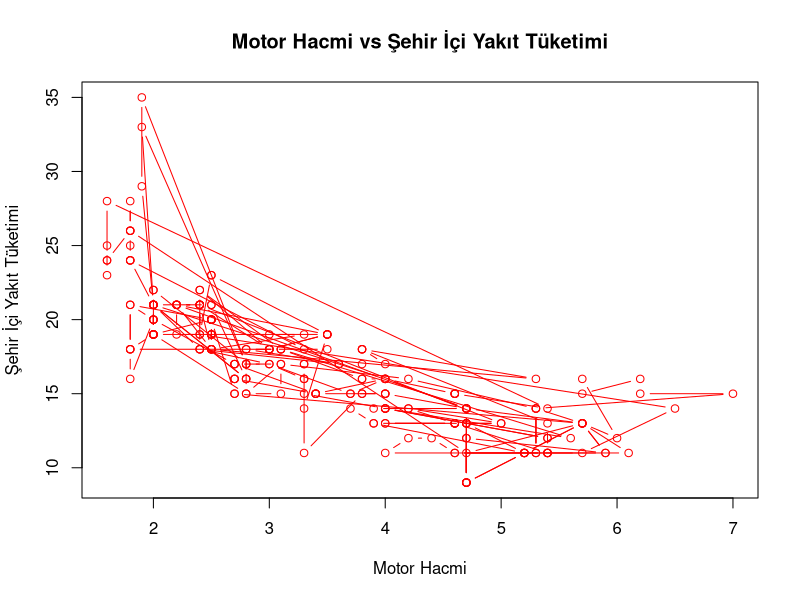
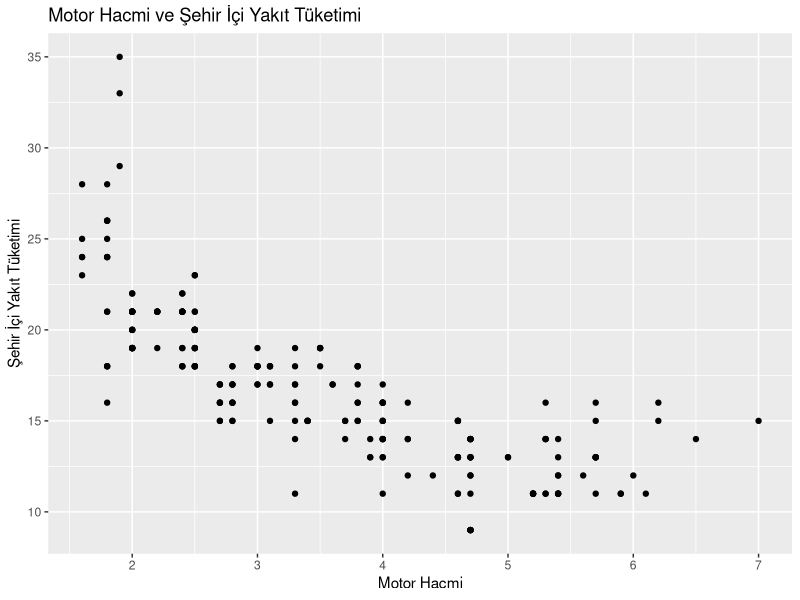
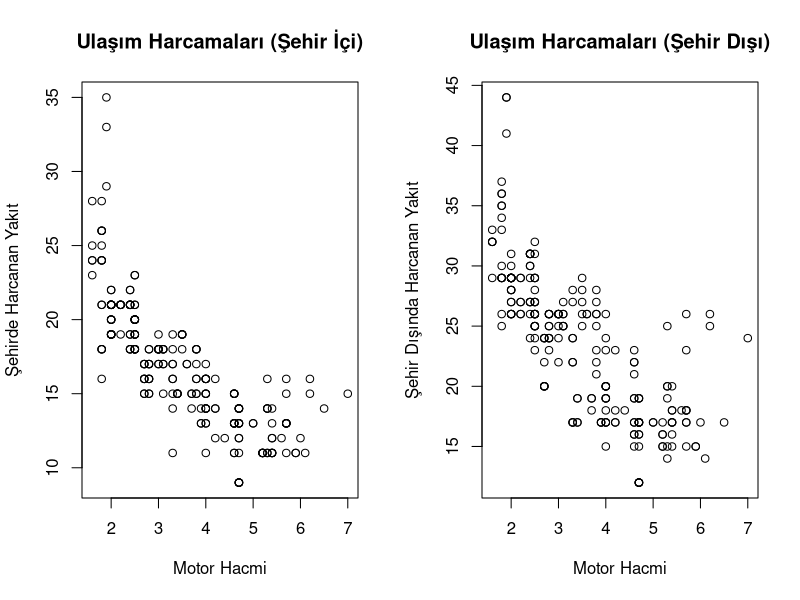

Write R code to recreate these figures, in order.
#---- VERİ GÖRSELLEŞTİRME TEKRAR ----

library(ggplot2)  # ggplot2 kütüphanesi yükleniyor.

# Mevcut veri kümesini (mpg) kullanarak yeni bir veri çerçevesi oluşturuyoruz.
araba_listesi = mpg
istenilen_veri = data.frame(
  motor_hacmi = araba_listesi$displ,  # Motor hacmi değişkeni
  sehirdeki_yakit = araba_listesi$cty # Şehir içi yakıt tüketimi
)

# ---- Temel Grafik Çizimi ----

# plot() fonksiyonu ile motor hacmine göre şehirde harcanan yakıtı çizelim.
plot(
  araba_listesi$displ, araba_listesi$cty,  # X ekseni: motor hacmi, Y ekseni: şehir içi yakıt tüketimi
  col = "red",  # Noktaların rengi kırmızı
  xlab = "Motor Hacmi",  # X ekseni etiketi
  ylab = "Şehir İçi Yakıt Tüketimi",  # Y ekseni etiketi
  main = "Motor Hacmi vs Şehir İçi Yakıt Tüketimi",  # Grafik başlığı
  type = "b"  # Hem noktalar hem de çizgi olacak şekilde grafik türü
)

# ---- Açıklama ----
# Bu grafikten motor hacmi arttıkça şehirde kullanılan yakıt miktarının azaldığını gözlemleyebiliriz.
# `type` parametresi ile çizim türünü değiştirebiliriz (örneğin "p", "l", "b" gibi).

# ---- ggplot ile Görselleştirme ----

ggplot(data = araba_listesi, aes(x = displ, y = cty)) + 
  geom_point() +  # Nokta grafiği
  labs(title = "Motor Hacmi ve Şehir İçi Yakıt Tüketimi", x = "Motor Hacmi", y = "Şehir İçi Yakıt Tüketimi")

# ---- Aynı Anda İki Grafik Çizme (par fonksiyonu) ----

# `par(mfrow = c(1,2))` ile ekranı 1 satır ve 2 sütun olacak şekilde ikiye bölüyoruz.
par(mfrow = c(1,2))

# İlk grafik: Motor hacmi vs Şehir içi yakıt tüketimi
plot(
  araba_listesi$displ, araba_listesi$cty, 
  ylab = "Şehirde Harcanan Yakıt", 
  xlab = "Motor Hacmi", 
  main = "Ulaşım Harcamaları (Şehir İçi)"
)

# İkinci grafik: Motor hacmi vs Şehir dışı yakıt tüketimi
plot(
  araba_listesi$displ, araba_listesi$hwy, 
  ylab = "Şehir Dışında Harcanan Yakıt", 
  xlab = "Motor Hacmi", 
  main = "Ulaşım Harcamaları (Şehir Dışı)"
)

# ---- Açıklama ----
# `par(mfrow = c(1,2))` komutu ile ekranı ikiye böldüğümüz için iki grafik aynı anda görüntülenir.
# Sol üst köşedeki oklar sayesinde iki grafik arasında geçiş yapabilirsin.
